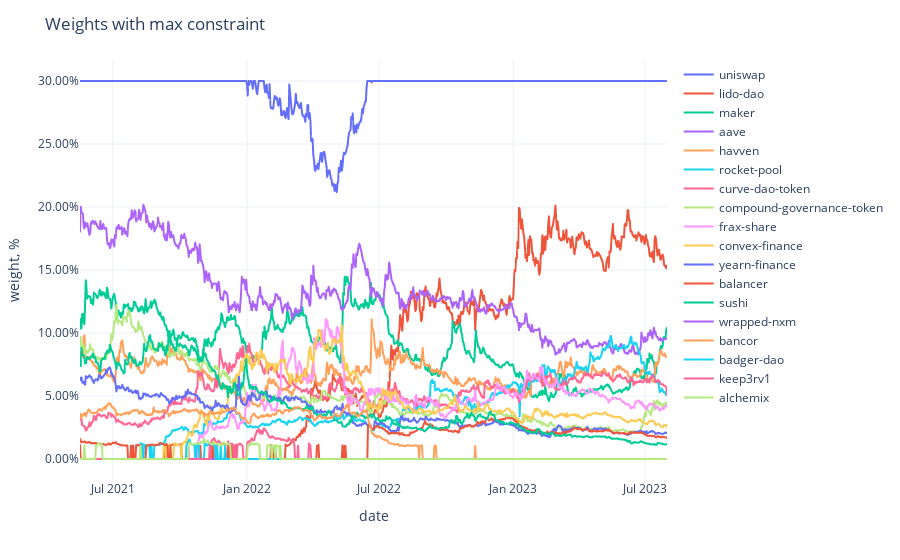

Notebook cell for this chart:
### Code cell
fig = px.line(adjusted_weights,
              labels={'value': 'weight, %', 'variable': ''})
fig.update_traces(
    hovertemplate="%{y}"
)
fig.update_yaxes(
    tickformat=".2%",
)
fig.update_xaxes(
    showspikes=True,
    spikethickness=2,
    spikedash="dot",
    spikecolor="#999999",
    spikemode="across",
)
fig.update_layout(
    hovermode="x",
    hoverdistance=100,  ## Distance to show hover label of data point
    spikedistance=1000,  ## Distance to show spike
    template='plotly_white',
    title='Weights with max constraint'
)

### Figure 1 — Plotly figure (JSON) as saved in the notebook; plotly's stock layout.template omitted (floating-point values rounded to 4 significant figures; data arrays with more than 128 entries replaced by an {"elided": "..."} marker saying what was removed)
{"data": [{"hovertemplate": "%{y}", "legendgroup": "uniswap", "line": {"color": "#636efa", "dash": "solid"}, "marker": {"symbol": "circle"}, "mode": "lines", "name": "uniswap", "showlegend": true, "type": "scattergl", "x": {"elided": "806 str values"}, "xaxis": "x", "y": {"elided": "806 float values"}, "yaxis": "y"}, {"hovertemplate": "%{y}", "legendgroup": "lido-dao", "line": {"color": "#EF553B", "dash": "solid"}, "marker": {"symbol": "circle"}, "mode": "lines", "name": "lido-dao", "showlegend": true, "type": "scattergl", "x": {"elided": "806 str values"}, "xaxis": "x", "y": {"elided": "806 float values"}, "yaxis": "y"}, {"hovertemplate": "%{y}", "legendgroup": "maker", "line": {"color": "#00cc96", "dash": "solid"}, "marker": {"symbol": "circle"}, "mode": "lines", "name": "maker", "showlegend": true, "type": "scattergl", "x": {"elided": "806 str values"}, "xaxis": "x", "y": {"elided": "806 float values"}, "yaxis": "y"}, {"hovertemplate": "%{y}", "legendgroup": "aave", "line": {"color": "#ab63fa", "dash": "solid"}, "marker": {"symbol": "circle"}, "mode": "lines", "name": "aave", "showlegend": true, "type": "scattergl", "x": {"elided": "806 str values"}, "xaxis": "x", "y": {"elided": "806 float values"}, "yaxis": "y"}, {"hovertemplate": "%{y}", "legendgroup": "havven", "line": {"color": "#FFA15A", "dash": "solid"}, "marker": {"symbol": "circle"}, "mode": "lines", "name": "havven", "showlegend": true, "type": "scattergl", "x": {"elided": "806 str values"}, "xaxis": "x", "y": {"elided": "806 float values"}, "yaxis": "y"}, {"hovertemplate": "%{y}", "legendgroup": "rocket-pool", "line": {"color": "#19d3f3", "dash": "solid"}, "marker": {"symbol": "circle"}, "mode": "lines", "name": "rocket-pool", "showlegend": true, "type": "scattergl", "x": {"elided": "806 str values"}, "xaxis": "x", "y": {"elided": "806 float values"}, "yaxis": "y"}, {"hovertemplate": "%{y}", "legendgroup": "curve-dao-token", "line": {"color": "#FF6692", "dash": "solid"}, "marker": {"symbol": "circle"}, "mode": "lines", "name": "curve-dao-token", "showlegend": true, "type": "scattergl", "x": {"elided": "806 str values"}, "xaxis": "x", "y": {"elided": "806 float values"}, "yaxis": "y"}, {"hovertemplate": "%{y}", "legendgroup": "compound-governance-token", "line": {"color": "#B6E880", "dash": "solid"}, "marker": {"symbol": "circle"}, "mode": "lines", "name": "compound-governance-token", "showlegend": true, "type": "scattergl", "x": {"elided": "806 str values"}, "xaxis": "x", "y": {"elided": "806 float values"}, "yaxis": "y"}, {"hovertemplate": "%{y}", "legendgroup": "frax-share", "line": {"color": "#FF97FF", "dash": "solid"}, "marker": {"symbol": "circle"}, "mode": "lines", "name": "frax-share", "showlegend": true, "type": "scattergl", "x": {"elided": "806 str values"}, "xaxis": "x", "y": {"elided": "806 float values"}, "yaxis": "y"}, {"hovertemplate": "%{y}", "legendgroup": "convex-finance", "line": {"color": "#FECB52", "dash": "solid"}, "marker": {"symbol": "circle"}, "mode": "lines", "name": "convex-finance", "showlegend": true, "type": "scattergl", "x": {"elided": "806 str values"}, "xaxis": "x", "y": {"elided": "806 float values"}, "yaxis": "y"}, {"hovertemplate": "%{y}", "legendgroup": "yearn-finance", "line": {"color": "#636efa", "dash": "solid"}, "marker": {"symbol": "circle"}, "mode": "lines", "name": "yearn-finance", "showlegend": true, "type": "scattergl", "x": {"elided": "806 str values"}, "xaxis": "x", "y": {"elided": "806 float values"}, "yaxis": "y"}, {"hovertemplate": "%{y}", "legendgroup": "balancer", "line": {"color": "#EF553B", "dash": "solid"}, "marker": {"symbol": "circle"}, "mode": "lines", "name": "balancer", "showlegend": true, "type": "scattergl", "x": {"elided": "806 str values"}, "xaxis": "x", "y": {"elided": "806 float values"}, "yaxis": "y"}, {"hovertemplate": "%{y}", "legendgroup": "sushi", "line": {"color": "#00cc96", "dash": "solid"}, "marker": {"symbol": "circle"}, "mode": "lines", "name": "sushi", "showlegend": true, "type": "scattergl", "x": {"elided": "806 str values"}, "xaxis": "x", "y": {"elided": "806 float values"}, "yaxis": "y"}, {"hovertemplate": "%{y}", "legendgroup": "wrapped-nxm", "line": {"color": "#ab63fa", "dash": "solid"}, "marker": {"symbol": "circle"}, "mode": "lines", "name": "wrapped-nxm", "showlegend": true, "type": "scattergl", "x": {"elided": "806 str values"}, "xaxis": "x", "y": {"elided": "806 int values"}, "yaxis": "y"}, {"hovertemplate": "%{y}", "legendgroup": "bancor", "line": {"color": "#FFA15A", "dash": "solid"}, "marker": {"symbol": "circle"}, "mode": "lines", "name": "bancor", "showlegend": true, "type": "scattergl", "x": {"elided": "806 str values"}, "xaxis": "x", "y": {"elided": "806 float values"}, "yaxis": "y"}, {"hovertemplate": "%{y}", "legendgroup": "badger-dao", "line": {"color": "#19d3f3", "dash": "solid"}, "marker": {"symbol": "circle"}, "mode": "lines", "name": "badger-dao", "showlegend": true, "type": "scattergl", "x": {"elided": "806 str values"}, "xaxis": "x", "y": {"elided": "806 float values"}, "yaxis": "y"}, {"hovertemplate": "%{y}", "legendgroup": "keep3rv1", "line": {"color": "#FF6692", "dash": "solid"}, "marker": {"symbol": "circle"}, "mode": "lines", "name": "keep3rv1", "showlegend": true, "type": "scattergl", "x": {"elided": "806 str values"}, "xaxis": "x", "y": {"elided": "806 float values"}, "yaxis": "y"}, {"hovertemplate": "%{y}", "legendgroup": "alchemix", "line": {"color": "#B6E880", "dash": "solid"}, "marker": {"symbol": "circle"}, "mode": "lines", "name": "alchemix", "showlegend": true, "type": "scattergl", "x": {"elided": "806 str values"}, "xaxis": "x", "y": {"elided": "806 float values"}, "yaxis": "y"}], "layout": {"hoverdistance": 100, "hovermode": "x", "legend": {"title": {"text": ""}, "tracegroupgap": 0}, "margin": {"t": 60}, "spikedistance": 1000, "title": {"text": "Weights with max constraint"}, "xaxis": {"anchor": "y", "domain": [0, 1], "showspikes": true, "spikecolor": "#999999", "spikedash": "dot", "spikemode": "across", "spikethickness": 2, "title": {"text": "date"}}, "yaxis": {"anchor": "x", "domain": [0, 1], "tickformat": ".2%", "title": {"text": "weight, %"}}}}
